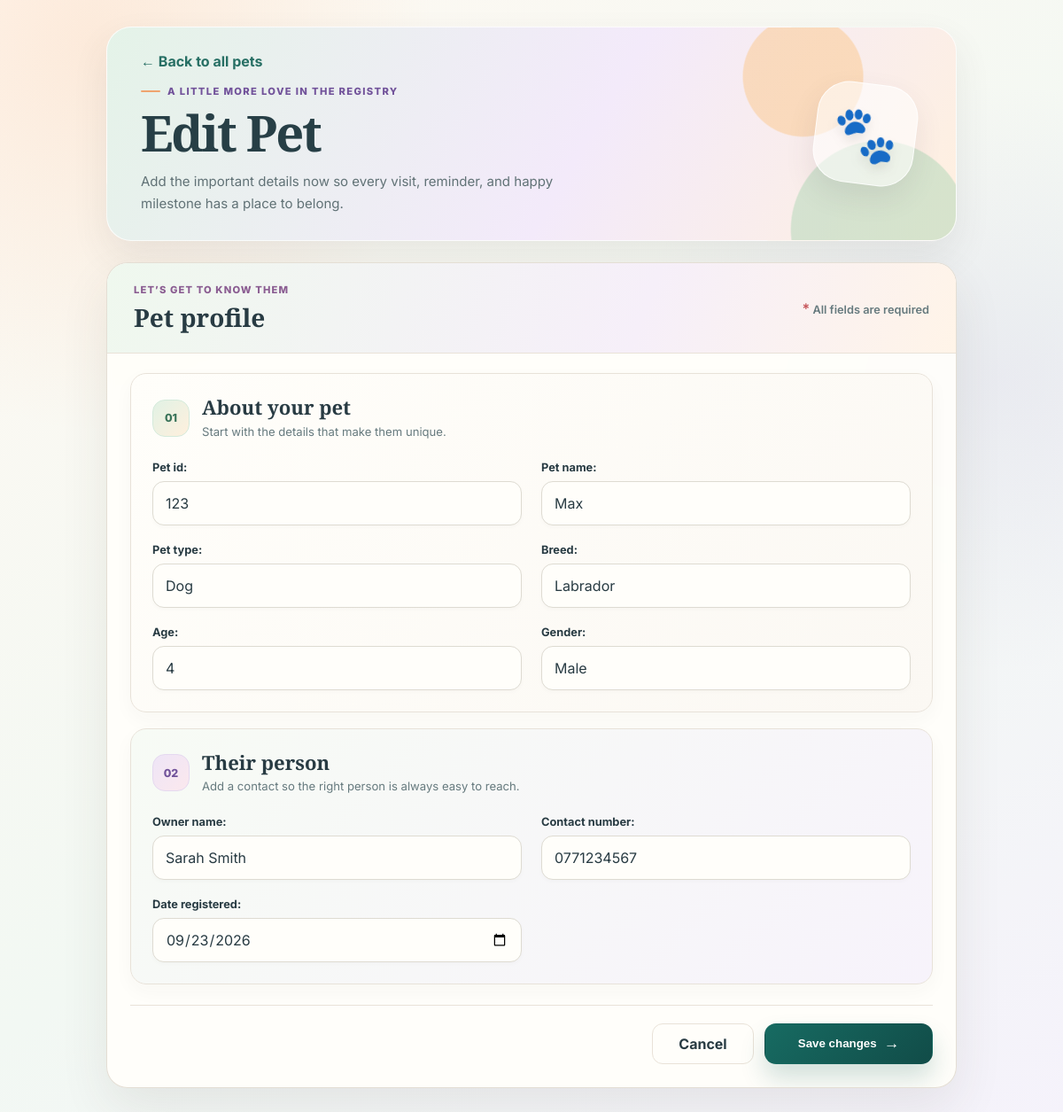
The app's page /pets/1/edit/ with its own data.
### Elemino_project/Elemino_app/models.py (models this page shows, shortened)
class Performance(models.Model):
    pet_id = models.IntegerField(unique=True)
    pet_name = models.CharField(max_length=100)
    pet_type = models.CharField(max_length=100)
    breed = models.CharField(max_length=100)
    age = models.IntegerField()
    gender = models.CharField(max_length=100)
    owner_name = models.CharField(max_length=100)
    contact_number = models.CharField(max_length=100)
    date_registered = models.DateField()
    class Meta:
        ordering = ['pet_name']

### Elemino_project/Elemino_app/views.py (the view)
# urls.py: path('pets/<int:pk>/edit/', views.pet_update, name='pet_update'),
def pet_update(request, pk):
    pet = get_object_or_404(Performance, pk=pk)
    if request.method == 'POST':
        form = PerformanceForm(request.POST, instance=pet)
        if form.is_valid():
            form.save()
            return redirect('pet_detail', pk=pet.pk)
    else:
        form = PerformanceForm(instance=pet)
    return render(request, 'Elemino_app/pet_form.html', {'form': form, 'title': 'Edit Pet', 'pet': pet})

### Elemino_project/Elemino_app/forms.py
class PerformanceForm(forms.ModelForm):
    class Meta:
        model = Performance
        fields = [
            'pet_id',
            'pet_name',
            'pet_type',
            'breed',
            'age',
            'gender',
            'owner_name',
            'contact_number',
            'date_registered',
        ]
        widgets = {
            'date_registered': forms.DateInput(attrs={'type': 'date'}),
        }

### Elemino_project/Elemino_app/templates/Elemino_app/pet_form.html (shortened to what this page needs)
{% load static %}
<!DOCTYPE html>
<html lang="en">
<head>
    <link rel="stylesheet" href="{% static 'Elemino_app/styles.css' %}">
</head>
<body>
    <main class="shell form-shell">
        <header class="page-header detail-header form-page-header">
            <div class="header-copy">
                <a class="back-link" href="{% url 'pet_list' %}">← Back to all pets</a>
                <p class="eyebrow">A little more love in the registry</p>
                <h1>{{ title }}</h1>
                <p class="form-intro-copy">Add the important details now so every visit, reminder, and happy milestone has a place to belong.</p>
            </div>
            <div class="form-illustration" aria-hidden="true"><span>🐾</span></div>
        </header>
        <section class="panel form-panel" aria-label="Pet information form">
            <div class="panel-header">
                <div>
                    <p class="panel-kicker">Let’s get to know them</p>
                    <h2>Pet profile</h2>
                </div>
                <p class="required-note"><span aria-hidden="true">*</span> All fields are required</p>
            </div>
            <form method="post" class="styled-form">
                <section class="form-section" aria-labelledby="pet-details-heading">
                    <div class="section-heading">
                        <span class="form-step">01</span>
                        <div>
                            <h2 id="pet-details-heading">About your pet</h2>
                            <p class="section-hint">Start with the details that make them unique.</p>
                        </div>
                    </div>
                    <div class="form-grid">
                        {% for field in form %}
                            {% if field.name == 'pet_id' or field.name == 'pet_name' or field.name == 'pet_type' or field.name == 'breed' or field.name == 'age' or field.name == 'gender' %}
                                <div class="field">
                                    {{ field.label_tag }}
                                    {{ field }}
                                </div>
                            {% endif %}
                        {% endfor %}
                    </div>
                </section>
                <section class="form-section" aria-labelledby="owner-details-heading">
                    <div class="section-heading">
                        <span class="form-step form-step-lilac">02</span>
                        <div>
                            <h2 id="owner-details-heading">Their person</h2>
                            <p class="section-hint">Add a contact so the right person is always easy to reach.</p>
                        </div>
                    </div>
                    <div class="form-grid">
                        {% for field in form %}
                            {% if field.name == 'owner_name' or field.name == 'contact_number' or field.name == 'date_registered' %}
                                <div class="field">
                                    {{ field.label_tag }}
                                    {{ field }}
                                </div>
                            {% endif %}
                        {% endfor %}
                    </div>
                </section>
                <div class="form-actions">
                    <a class="secondary-button" href="{% url 'pet_list' %}">Cancel</a>
                    <button class="primary-button" type="submit">{% if pet %}Save changes{% else %}Save pet profile{% endif %} <span aria-hidden="true">→</span></button>
                </div>
            </form>
        </section>
    </main>
</body>
</html>

### records on screen
Performance: form "123" "Max" "Dog" "Labrador" "4" "Male", form "Sarah Smith" "0771234567" "09/23/2026"

### other values on screen
{{ title }} "Edit Pet"
{{ field.label_tag }} "Pet id:" "Pet name:" "Pet type:" "Breed:" "Age:" "Gender:"
{{ field.label_tag }} "Owner name:" "Contact number:" "Date registered:"
